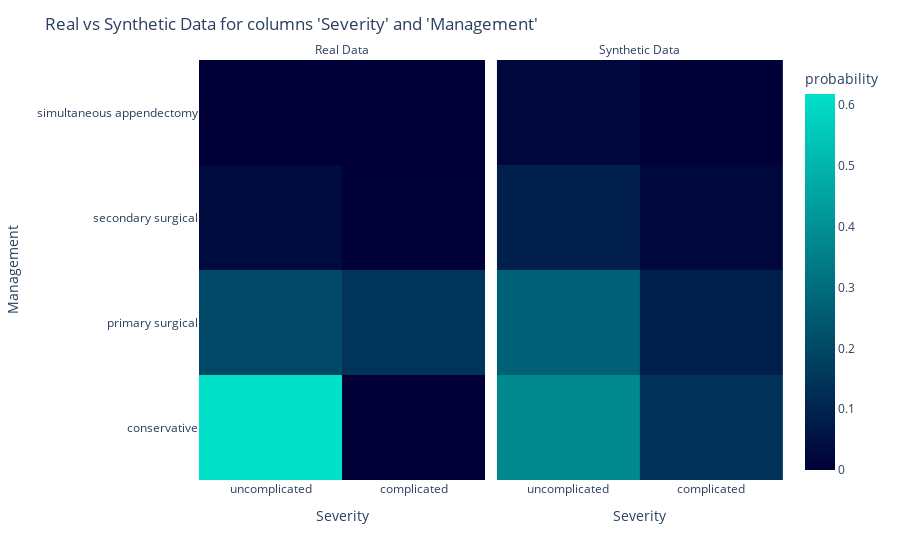
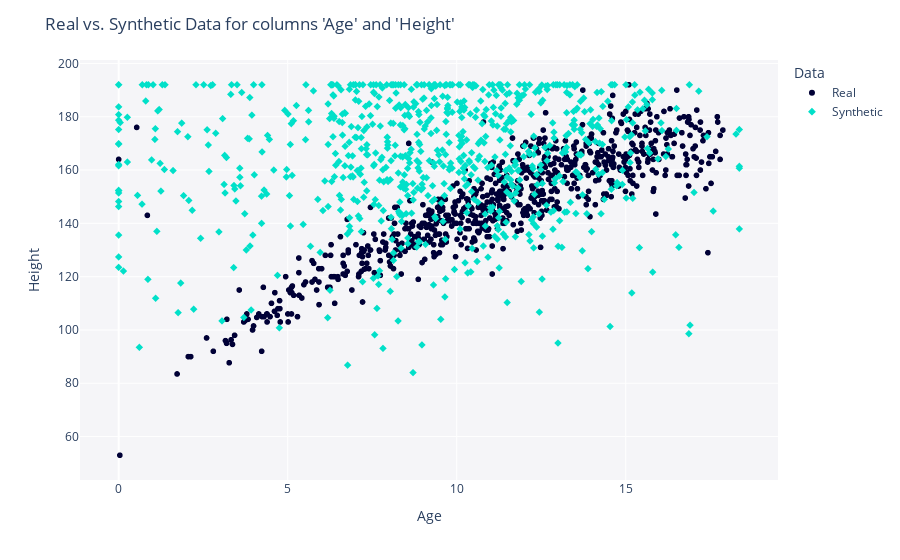

The notebook cell saved with these charts, in order:
### Code cell
# plot two variables:
from sdv.evaluation.single_table import get_column_pair_plot

fig_categorical = get_column_pair_plot(
    real_data=rpad_df,
    synthetic_data=synth_data,
    column_names=['Severity', 'Management'],
    metadata=metadata)
    
fig_categorical.show()
fig_categorical.write_image(file = f"pages/evaluation/{folder_name}/images/Severity_Management_pair_plot.png")

fig_numerical = get_column_pair_plot(
    real_data=rpad_df,
    synthetic_data=synth_data,
    column_names=['Age', 'Height'],
    metadata=metadata)
    
fig_numerical.show()
fig_categorical.write_image(file = f"pages/evaluation/{folder_name}/images/Age_Height_pair_plot.png")

### Figure 1 — Plotly figure (JSON) as saved in the notebook; plotly's stock layout.template omitted (floating-point values rounded to 4 significant figures; data arrays with more than 128 entries replaced by an {"elided": "..."} marker saying what was removed)
{"data": [{"coloraxis": "coloraxis", "histnorm": "probability", "hovertemplate": "Data=Real<br>Severity=%{x}<br>Management=%{y}<br>probability=%{z}<extra></extra>", "name": "", "type": "histogram2d", "x": {"elided": "782 str values"}, "xaxis": "x", "xbingroup": "x", "y": {"elided": "782 str values"}, "yaxis": "y", "ybingroup": "y"}, {"coloraxis": "coloraxis", "histnorm": "probability", "hovertemplate": "Data=Synthetic<br>Severity=%{x}<br>Management=%{y}<br>probability=%{z}<extra></extra>", "name": "", "type": "histogram2d", "x": {"elided": "782 str values"}, "xaxis": "x2", "xbingroup": "x", "y": {"elided": "782 str values"}, "yaxis": "y2", "ybingroup": "y"}], "layout": {"annotations": [{"font": {}, "showarrow": false, "text": "Real Data", "x": 0.245, "xanchor": "center", "xref": "paper", "y": 1, "yanchor": "bottom", "yref": "paper"}, {"font": {}, "showarrow": false, "text": "Synthetic Data", "x": 0.755, "xanchor": "center", "xref": "paper", "y": 1, "yanchor": "bottom", "yref": "paper"}], "coloraxis": {"colorbar": {"title": {"text": "probability"}}, "colorscale": [[0, "#000036"], [1, "#01E0C9"]]}, "legend": {"tracegroupgap": 0}, "margin": {"t": 60}, "title": {"text": "Real vs Synthetic Data for columns 'Severity' and 'Management'"}, "xaxis": {"anchor": "y", "domain": [0, 0.49], "title": {"text": "Severity"}}, "xaxis2": {"anchor": "y2", "domain": [0.51, 1], "matches": "x", "title": {"text": "Severity"}}, "yaxis": {"anchor": "x", "domain": [0, 1], "title": {"text": "Management"}}, "yaxis2": {"anchor": "x2", "domain": [0, 1], "matches": "y", "showticklabels": false}}}

### Figure 2 — Plotly figure (JSON) as saved in the notebook; plotly's stock layout.template omitted (floating-point values rounded to 4 significant figures; data arrays with more than 128 entries replaced by an {"elided": "..."} marker saying what was removed)
{"data": [{"hovertemplate": "Data=Real<br>Age=%{x}<br>Height=%{y}<extra></extra>", "legendgroup": "Real", "marker": {"color": "#000036", "symbol": "circle"}, "mode": "markers", "name": "Real", "showlegend": true, "type": "scattergl", "x": {"elided": "782 float values"}, "xaxis": "x", "y": {"elided": "782 float values"}, "yaxis": "y"}, {"hovertemplate": "Data=Synthetic<br>Age=%{x}<br>Height=%{y}<extra></extra>", "legendgroup": "Synthetic", "marker": {"color": "#01E0C9", "symbol": "diamond"}, "mode": "markers", "name": "Synthetic", "showlegend": true, "type": "scattergl", "x": {"elided": "782 float values"}, "xaxis": "x", "y": {"elided": "782 float values"}, "yaxis": "y"}], "layout": {"legend": {"title": {"text": "Data"}, "tracegroupgap": 0}, "margin": {"t": 60}, "plot_bgcolor": "#F5F5F8", "title": {"text": "Real vs. Synthetic Data for columns 'Age' and 'Height'"}, "xaxis": {"anchor": "y", "domain": [0, 1], "title": {"text": "Age"}}, "yaxis": {"anchor": "x", "domain": [0, 1], "title": {"text": "Height"}}}}
